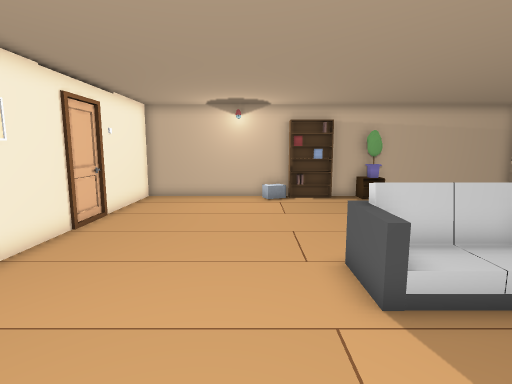
[1] (above)

16 first-person views from a walk through a 3-D level made in the Unity game engine. The camera is 1.3 m above the floor, tilts 8° down and sees 80° across. Doors are open. The floor is counted in squares, 0.5 m on a side. Each view is taken from the middle of a square. On the plan, view 1 faces up. The plan holds only what a view shows up to about 20 squares ahead; the rest is blank. Some animated figures are left out.

[2]
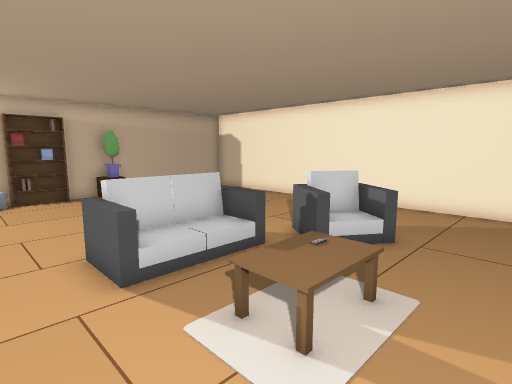

[3]
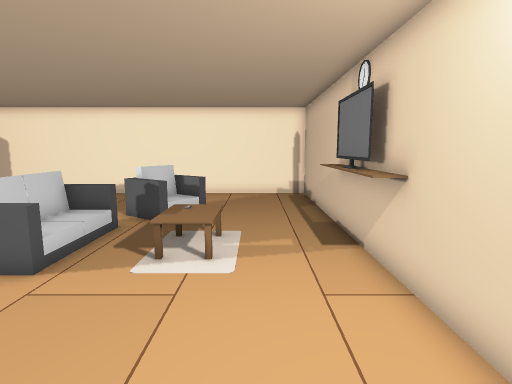

[4]
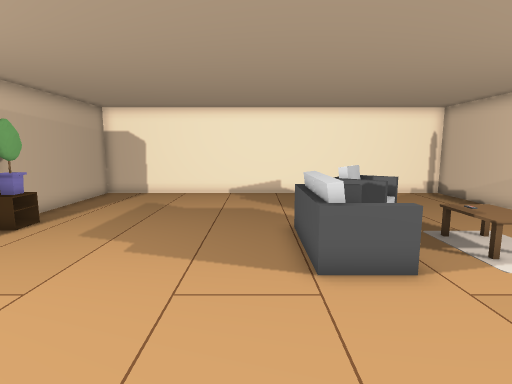

[5]
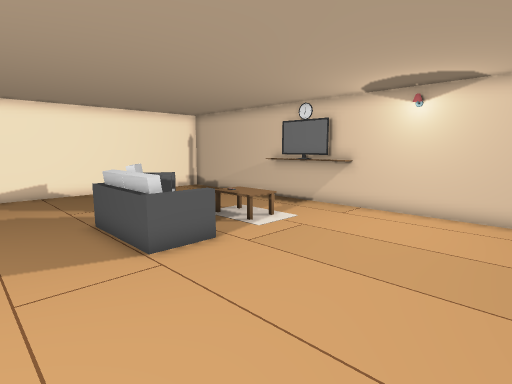

[6]
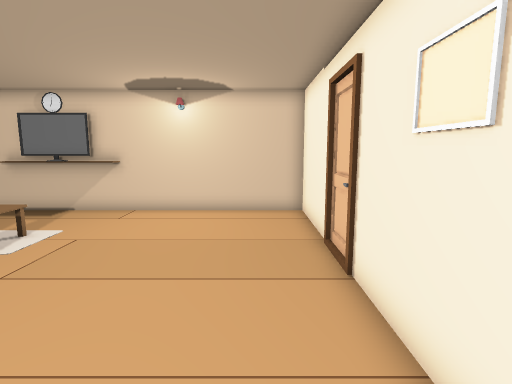

[7]
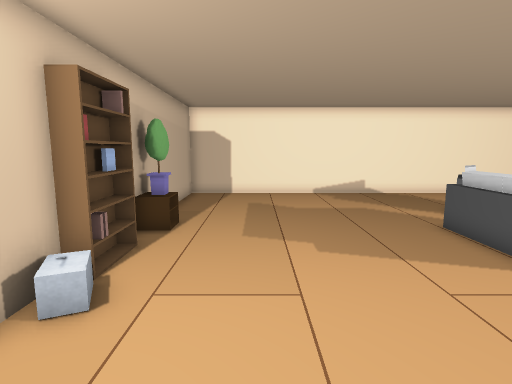

[8]
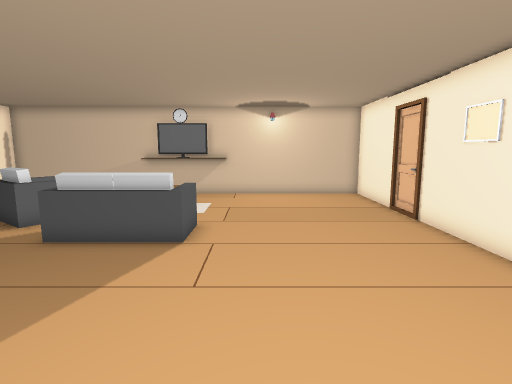

[9]
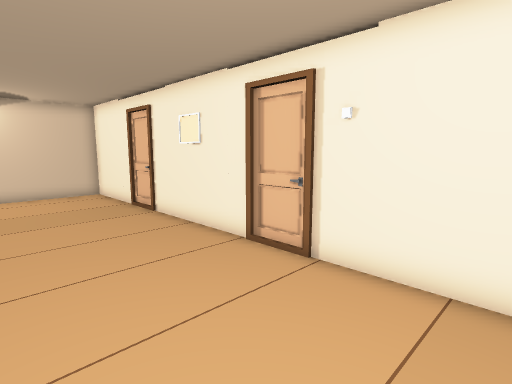

[10]
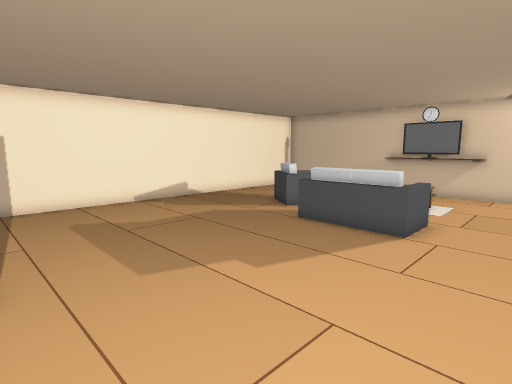

[11]
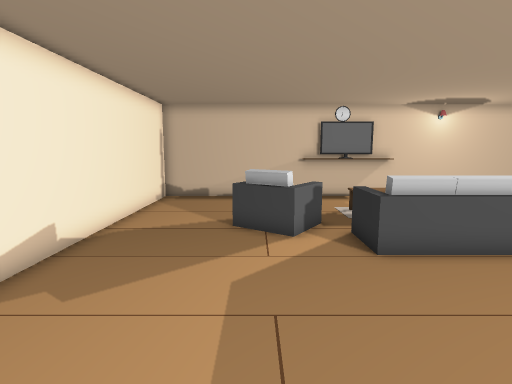

[12]
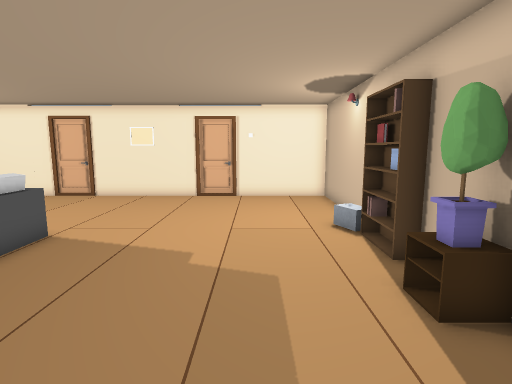

[13]
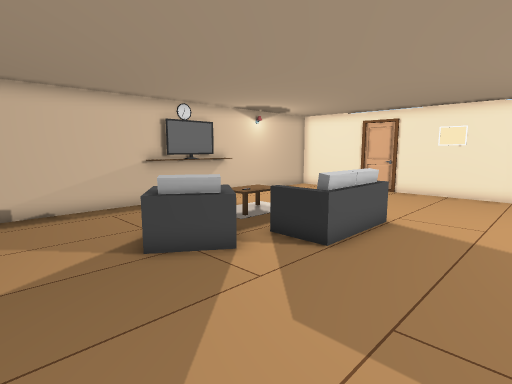

[14]
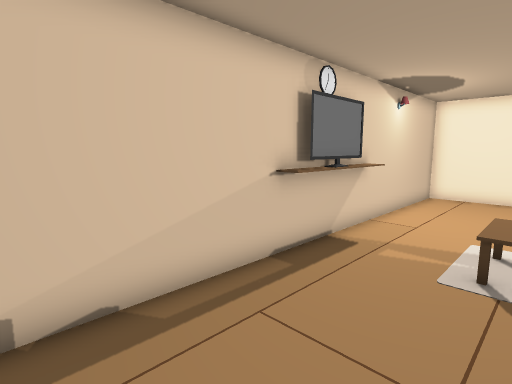

[15]
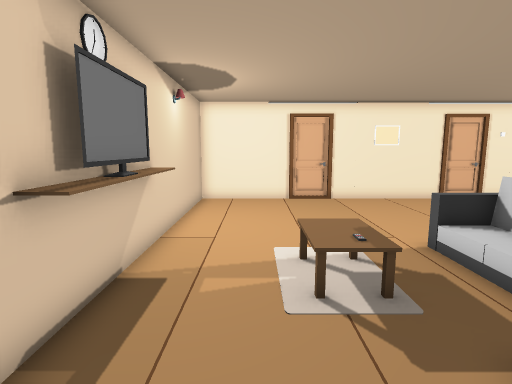

[16]
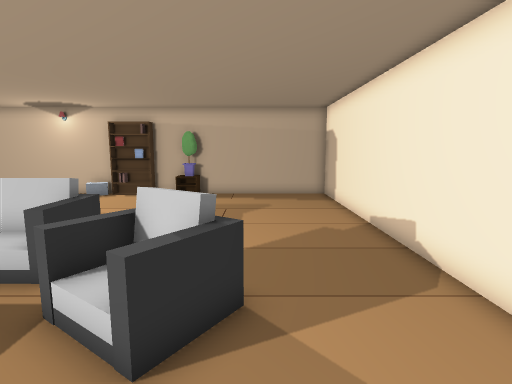

### Floor plan
Key: @ floor where view 1 was taken; # wall or solid block; . floor; = window, fence, low wall or low ledge; S sofa; T TV; O other object.
Columns run from 6 left of view 1 to 14 right of it. Each row starts with its distance up from view 1.
 17 #####################
 16 #......O###.O.......#
 15 #...................#
 14 #...................#
 13 #...................#
 12 #...................#
 11 #...................#
 10 #...................#
  9 #...................#
  8 #...................#
  7 #.......SSSSS.......#
  6 #.......#####.......#
  5 #.......#OOOS.#S....#
  4 #............=#SS...#
  3 #............  S....#
  2 #........  O.. S....#
  1 #........  O........#
  0 #.....@.............#
 -1 #...................#
 -2 #.......OOTOO.......#
 -3 ##########T#O########

Where each view was taken, in squares from view 1:
view 1: 0 up, 0 right, facing up
view 2: 1 down, 0 right, facing up-right
view 3: 0 up, 4 left, facing right
view 4: 8 up, 4 left, facing right
view 5: 10 up, 5 left, facing down-right
view 6: 10 up, 4 left, facing down
view 7: 13 up, 4 left, facing right
view 8: 15 up, 0 right, facing down
view 9: 16 up, 0 right, facing down-left
view 10: 16 up, 1 left, facing down-right
view 11: 14 up, 9 right, facing down
view 12: 13 up, 11 right, facing left
view 13: 11 up, 13 right, facing down-left
view 14: 2 up, 12 right, facing down-left
view 15: 0 up, 10 right, facing left
view 16: 1 down, 10 right, facing up
